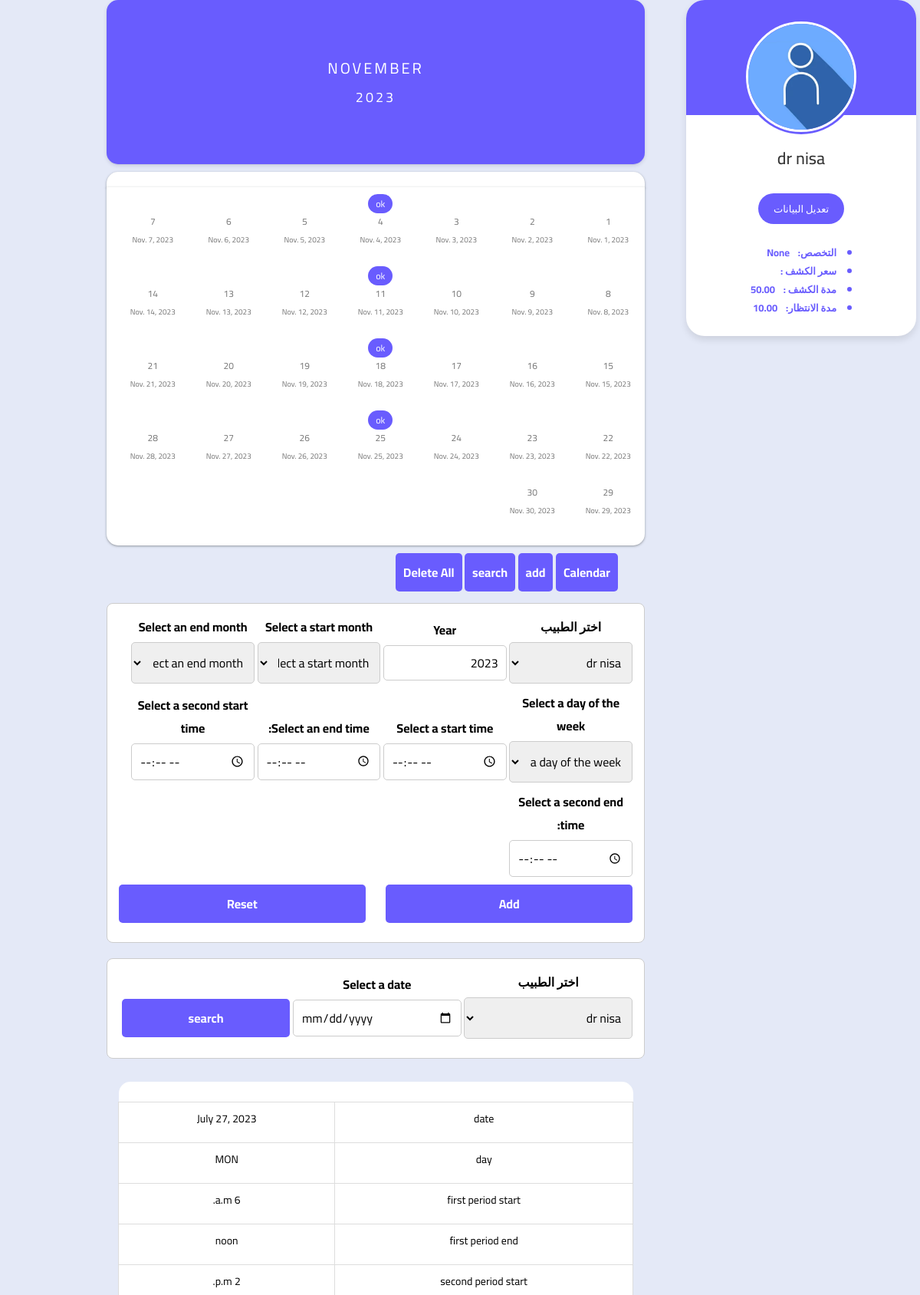
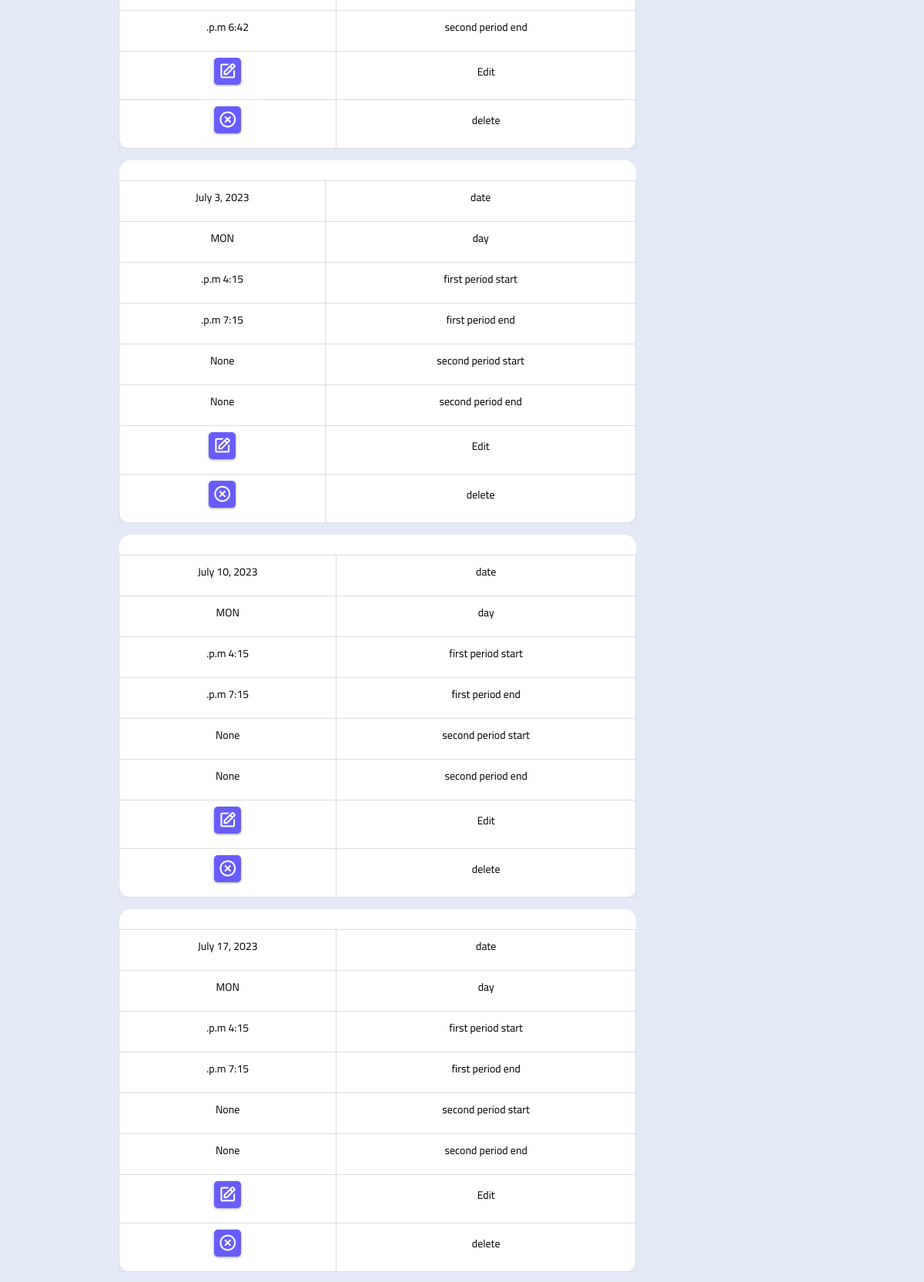
/Dashboard/doctor/1/ (signed in, upper part), run on the app's committed database (2 pictures, top to bottom).
### webs/models.py (models this page shows, shortened)
class Doctors(models.Model):
   created_at = models.DateTimeField(auto_now_add=True)
   active = models.BooleanField(default=False)
   web=models.ForeignKey(WEB,on_delete=models.CASCADE, related_name='doctors', blank=True, null=True)
   Image = models.FileField(upload_to = "files/images/WEB/Doctors/%Y/%m/%d/",blank=True, null=True)
   Name = models.CharField(max_length = 300 ,blank=True, null=True)
   jobtitle= models.CharField(max_length = 300 ,blank=True, null=True)
   price = models.DecimalField(max_digits=10, decimal_places=2)
   category_id=models.ForeignKey(Categories,on_delete=models.CASCADE, related_name='Doctors', blank=True, null=True)
   timetaken = models.DecimalField(max_digits=10, decimal_places=2, default=0)
   WaitTime= models.DecimalField(max_digits=10, decimal_places=2, default=0)
   def __str__(self):
        return self.Name

class DoctorSchedule(models.Model):
   DAY_CHOICES = [
                ('MON', 'Monday'),
                ('TUE', 'Tuesday'),
                ('WED', 'Wednesday'),
                ('THU', 'Thursday'),
                ('FRI', 'Friday'),
                ('SAT', 'Saturday'),
                ('SUN', 'Sunday'),
            ]
   doctor = models.ForeignKey(Doctors, on_delete=models.CASCADE, related_name='doctor_Appointments')
   day_of_week = models.CharField(max_length=3, choices=DAY_CHOICES, blank=True, null=True)
   date = models.DateField()
   first_period_start = models.TimeField()
   first_period_end = models.TimeField()
   second_period_start = models.TimeField(blank=True, null=True)
   second_period_end = models.TimeField(blank=True, null=True)
   web=models.ForeignKey(WEB,on_delete=models.CASCADE, related_name='DoctorSchedule')

### Dashboard/views/doctor.py (the view)
@login_required
def Doctor_profile_view(request, id):
     user = User.objects.get(id=request.user.id)
     weB = WEB.objects.filter(Employee_WEB=user).first()
     doctor = get_object_or_404(Doctors, id=id, web=weB)
     print('doctor',doctor)
     my_queryset = DoctorSchedule.objects.filter(doctor=doctor )
     message = ''
     if 'DoctorSchedule-form' in request.POST:
         day_of_week = request.POST.get('day_of_week')
         start_month = int(request.POST.get('start_month'))
         end_month = int(request.POST.get('end_month'))
         start_time_str = request.POST.get('start_time')
         end_time_str = request.POST.get('end_time')
         second_start_time_str = request.POST.get('second_start_time')
         second_end_time_str = request.POST.get('second_end_time')
         year = int(request.POST.get('year'))
         print('ok')
         if start_time_str and end_time_str:
             start_time = datetime.strptime(start_time_str, '%H:%M').time()
             print('start_time',start_time)
             end_time = datetime.strptime(end_time_str, '%H:%M').time()
             print('end_time',end_time)
             if second_start_time_str and second_end_time_str:
                 second_start_time = datetime.strptime(second_start_time_str, '%H:%M').time()
                 second_end_time = datetime.strptime(second_end_time_str, '%H:%M').time()
                 message = save_dates_for_day_and_time(weB,doctor,year,start_month,end_month,day_of_week,start_time,end_time,second_start_time,second_end_time)
             else:
                 second_start_time = None
                 second_end_time = None
                 message = save_dates_for_day_and_time(weB,doctor,year,start_month,end_month,day_of_week,start_time,end_time,second_start_time,second_end_time)
     elif 'form2_submit' in request.POST:
         Date = request.POST.get('date')
         if Date:
             my_queryset = DoctorSchedule.objects.filter(doctor=doctor ,date=Date)
         else:
             message = "Please provide a date"
     elif 'Delete_submit' in request.POST:
         start_date = request.POST.get('start_date')
         end_date = request.POST.get('end_date')
         schedule = DoctorSchedule.objects.filter(date__range=[start_date, end_date],doctor=doctor)
         schedule.delete()
     else:
         my_queryset = DoctorSchedule.objects.filter(doctor=doctor)
     today = date.today()
     year = today.year
     month = today.month
     first_day = date(year, month, 1)
     last_day = date(year, month, 1).replace(month=month+1) - timedelta(days=1)
     days_in_month = (last_day - first_day).days + 1
     dates_with_data = DoctorSchedule.objects.filter(date__year=year, date__month=month, doctor=doctor)
     data_by_day = {d.date.day: d for d in dates_with_data}
     weekday_names = ['الأحد', 'الإثنين', 'الثلاثاء', 'الأربعاء', 'الخميس', 'الجمعة', 'السبت']
     days = []
     for i in range(days_in_month):
         day_num = i + 1
         day = first_day + timedelta(days=i)
         active_class = ''
         if day_num in data_by_day:
             active_class = 'active'
         weekday_name = weekday_names[day.weekday()]
         days.append({
             'day': day_num,
             'date': day,
             'active_class': active_class,
             'weekday': weekday_name,
         })
     days.sort(key=lambda d: (d['date'], d['day']))
     context = {
         'doctor': doctor,
         'my_queryset': my_queryset,
         'message': message,
         'days': days,
         'month_name': first_day.strftime('%B'),
         'year': year,
         'weekday_names': weekday_names,
     }
     return render(request, 'doctor_profile.html', context)

### templates/doctor_profile.html (shortened to what this page needs)
{% load static%} {% load bootstrap4 %}
{% load custom_filters %}
<!DOCTYPE html>
<html dir="rtl" lang="ar">
<head>
    <link rel="stylesheet" href="{%static 'css/style.css' %}">
    <link href='https://unpkg.com/boxicons@2.1.1/css/boxicons.min.css' rel='stylesheet'>
<div style="  width: 100%; background-color: red;  ">
    <div class="profile" >
    <div class="profile-card">
      <div class="profile-image">
        <img src="{% static 'images/profile1.png' %}" alt="Profile Image"class=" profile-img ">
      </div>
      <div class="text-data">
        <span class="name"> {% if doctor %}{{ doctor.Name }} {% endif %}</span>
      </div>
      <div class="buttons">
            <a href="{% url 'Dashboard:update_doctor' doctor.id %}">
        <button class="button">تعديل البيانات</button>
       </a>
      </div>
 <div class="analytics">
       <div class="profile-info"> <li>    <samp style="padding-left: 8px;color: var(--primary-color);">  التخصص:</samp> {% if doctor %}{{ doctor.jobtitle }} {% endif %}</li> </div>
 <div class="profile-info"> <li>    <samp style="padding-left: 8px;color: var(--primary-color);">  سعر الكشف :</samp>
</li>
</div>
 <div class="profile-info"> <li>    <samp style="padding-left: 8px;color: var(--primary-color);">    مدة الكشف :</samp>
{% if doctor %}{{ doctor.timetaken }} {% endif %}
</li>
</div>
 <div class="profile-info"> <li>    <samp style="padding-left: 8px;color: var(--primary-color);">  مدة الانتظار: </samp>
{% if doctor %}{{ doctor.WaitTime }} {% endif %}
</li>
</div>
    </div>
</div>
</div>
    <div  class="Content" >
<div style=" width: 90%; height: 1000px;margin: 10% auto;
margin-top:0px;
padding-bottom: 150px;">
 <div class="Calendar" id="CAlendar" style="display: block;">
 {% load custom_filters %}
 <div class="month">
   <ul>
     <li>
       {{ month_name }}<br>
       <span style="font-size:18px">{{ year }}</span>
     </li>
   </ul>
 </div>
 <ul class="weekdays">
 </ul>
 <ul class="days">
   {% for day in days %}
     <li{% if day.active_class %} class="{{ day.active_class }}"{% endif %}>
       {% if day.active_class %}
         <span style="font-size: 12px; top: 20px; left: 0px; padding: 1px 10px; border-radius: 50px; background-color: #695cfe; color: white;">ok<br></span>
       {% endif %}
       {{ day.day }}
       <span style="font-size: 10px;">{{ day.date }}</span>
     </li>
   {% endfor %}
 </ul>
</div>
       <div style="width:90%;  margin:auto; margin-top: 10px;   ">
             <button class="button" onclick="FunctionCalendar()">Calendar</button>
             <button class="button" onclick="myFunctionadd()">add</button>
            <button class="button" onclick="myFunctionsearch()">search</button>
               <button class="button" onclick="myFunctionDelete()">Delete All</button>
            </div>
 <div>
   <form method="post" id="add" style="display:block;">
      <div class="form-group form-group-inline">
          <label for="doctor_id">اختر الطبيب </label>
          <select id="doctor_id" name="doctor_id" required>
              {% if doctor %}
              <option value="{{doctor.id}}">{{doctor.Name}}</option>
              {% else %}
              <option value=""> اختر الطبيب</option>
              {% endif %}
          </select>
      </div>
      <div class="form-group form-group-inline">
          <label for="year">Year </label>
          <input type="number" id="year" name="year" min="{{current_year}}" max="3000" value="{{ year }}" required>
      </div>
      <div class="form-group form-group-inline">
          <label for="start_month">Select a start month </label>
          <select id="start_month" name="start_month" required>
              <option value="">Select a start month</option>
          </select>
      </div>
      <div class="form-group form-group-inline">
          <label for="end_month">Select an end month </label>
          <select id="end_month" name="end_month" required>
              <option value="">Select an end month</option>
          </select>
      </div>
      <br>
      <div class="form-group form-group-inline">
          <label for="day_of_week">Select a day of the week </label>
          <select id="day_of_week" name="day_of_week" required>
              <option value="">Select a day of the week</option>
          </select>
      </div>
      <div class="form-group form-group-inline">
          <label for="start_time">Select a start time </label>
          <input type="time" id="start_time" name="start_time" required>
      </div>
      <div class="form-group form-group-inline">
          <label for="end_time">Select an end time:</label>
          <input type="time" id="end_time" name="end_time" required>
      </div>
      <div class="form-group form-group-inline">
          <label for="second_start_time">Select a second start time </label>
          <input type="time" id="second_start_time" name="second_start_time">
      </div>
      <div class="form-group form-group-inline">
          <label for="second_end_time">Select a second end time:</label>
          <input type="time" id="second_end_time" name="second_end_time">
      </div>
      <div class="form-group form-group-buttons">
          <button type="submit" class="submit" name="DoctorSchedule-form">Add</button>
          <button type="reset" class="reset">Reset</button>
      </div>
  </form>
 </div>
<div class="card ">
 <form method="post"id="search" style="display: block;">
       <div class="form-group form-group-inline1">
       <label for="doctor_id">اختر الطبيب </label>
       <select id="doctor_id" name="doctor_id">
            {% if doctor %}
           <option value="{{doctor.id}}">{{doctor.Name}}</option>
           {% else %}
      <option value=" "> اختر الطبيب</option>
               {% endif %}
       </select>
       </div>
       <div class="form-group form-group-inline1">
         <label for="start_time">Select a  date </label>
         <input type="date" name="date" id="date">
       </div>
       <div class="form-group form-group-inline1">
          <button type="submit" class="search"name="form2_submit" >search</button>
       </div>
     </form>
    <div class="card-info">
       {% for schedule in my_queryset  %}
    <table >
      <tr>
    <td class="td" style="border-radius: 0px  15px  0px  0px ; " >      </td> <td class="td"style=" border-radius: 15px  0px  0px  0px ; ">
     </td></tr>
      <tr>
    <td class="td" style="border-radius: 0px  0px  0px  0px ; border: 1px solid #ddd;" >   <div class="inf-text" style="margin-bottom: 10px;">        date
    </div>   </td> <td class="td"style=" border-radius: 0px  0px  0px  0px ; border: 1px solid #ddd;">
    <div class="inf-text" style="margin-bottom: 10px;">      {{ schedule.date }}
    </div> </td></tr>
    <tr><td class="td" style=" border: 1px solid #ddd;"> <div class="inf-text" style="margin-bottom: 10px;"> day
    </div> </td><td class="td"style=" border: 1px solid #ddd;"> <div class="inf-text" style="margin-bottom: 10px;">     {{ schedule.day_of_week }}
     </div> </td></tr><tr>
       <tr><td class="td" style=" border: 1px solid #ddd;"> <div class="inf-text" style="margin-bottom: 10px;"> first period start
       </div> </td><td class="td"style=" border: 1px solid #ddd;"> <div class="inf-text" style="margin-bottom: 10px;">   {{ schedule.first_period_start }}
        </div> </td></tr><tr>
          <tr><td class="td" style=" border: 1px solid #ddd;"> <div class="inf-text" style="margin-bottom: 10px;">  first period end
          </div> </td><td class="td"style=" border: 1px solid #ddd;"> <div class="inf-text" style="margin-bottom: 10px;">    {{ schedule.first_period_end }}
           </div> </td></tr><tr>
             <tr><td class="td" style=" border: 1px solid #ddd;"> <div class="inf-text" style="margin-bottom: 10px;"> second period start
             </div> </td><td class="td"style=" border: 1px solid #ddd;"> <div class="inf-text" style="margin-bottom: 10px;">   {{ schedule.second_period_start }}
              </div> </td></tr><tr>
                <tr><td class="td" style=" border: 1px solid #ddd;"> <div class="inf-text" style="margin-bottom: 10px;">  second period end
                </div> </td><td class="td"style=" border: 1px solid #ddd;"> <div class="inf-text" style="margin-bottom: 10px;">   {{ schedule.second_period_end }}
                 </div> </td></tr><tr>
                 <tr><td class="td" style=" border: 1px solid #ddd;"> <div class="inf-text" style="margin-bottom: 10px;"> Edit
                 </div> </td><td class="td"style=" border: 1px solid #ddd;">
                 <a href="{% url 'Dashboard:update_schedule' schedule.id %}">
                   <div class="inf-text" style="margin-bottom: 10px;">
                 <samp  ><i class="bx bx-edit toggle"  style="padding: 5px;background-color: var(--primary-color);
                  color: #fff; font-size:25px; border-radius: 5px; box-shadow: rgba(60, 64, 67, 0.3) 0px 1px 2px 0px, rgba(60, 64, 67, 0.15) 0px 1px 3px 1px;"></i>  </samp>
                  </div> </a></td></tr><tr>
                 <tr><td class="td" style=" border: 1px solid #ddd;border-radius: 0px  0px  15px  0px ; "> <div class="inf-text" style="margin-bottom: 10px;"> delete
                 </div> </td>
                 <td class="td"style=" border: 1px solid #ddd; border-radius: 0px  0px  0px  15px ; ">
                 <a href="{% url 'Dashboard:delete_schedule' schedule.id %}?doctor_id={{ doctor.id }}" >
                   <div class="inf-text" style="margin-bottom: 10px;">
                 <samp>  <i class="bx bx-x-circle toggle"  style=" padding: 5px; background-color: var(--primary-color);color: #fff;font-size:25px;  border-radius: 5px;
                   box-shadow: rgba(60, 64, 67, 0.3) 0px 1px 2px 0px, rgba(60, 64, 67, 0.15) 0px 1px 3px 1px; "> </i>   </samp>  </div>  </a></td></tr>
                  </table>
    {% empty %}
      <p>No schedules found.</p>
    {% endfor %}
           </div>
 </div>
</div>
</div>

### data on the page
Doctors: Name "dr nisa", jobtitle "None", timetaken "50.00", WaitTime "10.00", doctor_id "dr nisa"
DoctorSchedule: date "July 27, 2023", day_of_week "MON", first_period_start "6 a.m.", first_period_end "noon", second_period_start "2 p.m.", second_period_end "6:42 p.m."
DoctorSchedule: date "July 3, 2023", day_of_week "MON", first_period_start "4:15 p.m.", first_period_end "7:15 p.m.", second_period_start "None", second_period_end "None"
DoctorSchedule: date "July 10, 2023", day_of_week "MON", first_period_start "4:15 p.m.", first_period_end "7:15 p.m.", second_period_start "None", second_period_end "None"
DoctorSchedule: date "July 17, 2023", day_of_week "MON", first_period_start "4:15 p.m.", first_period_end "7:15 p.m.", second_period_start "None", second_period_end "None"

### other printed values
{{ day.day }} "1" "2" "3" "4" "5" "6" "7" "8" "9" "10" "11" "12" "13" "14" "15" "16" "17" "18" "19" "20" "21" "22" "23" "24" "25" "26" "27" "28" "29" "30"
{{ day.date }} "Nov. 1, 2023" "Nov. 2, 2023" "Nov. 3, 2023" "Nov. 4, 2023" "Nov. 5, 2023" "Nov. 6, 2023" "Nov. 7, 2023" "Nov. 8, 2023" "Nov. 9, 2023" "Nov. 10, 2023" "Nov. 11, 2023" "Nov. 12, 2023" "Nov. 13, 2023" "Nov. 14, 2023" "Nov. 15, 2023" "Nov. 16, 2023" "Nov. 17, 2023" "Nov. 18, 2023" "Nov. 19, 2023" "Nov. 20, 2023" "Nov. 21, 2023" "Nov. 22, 2023" "Nov. 23, 2023" "Nov. 24, 2023" "Nov. 25, 2023" "Nov. 26, 2023" "Nov. 27, 2023" "Nov. 28, 2023" "Nov. 29, 2023" "Nov. 30, 2023"
